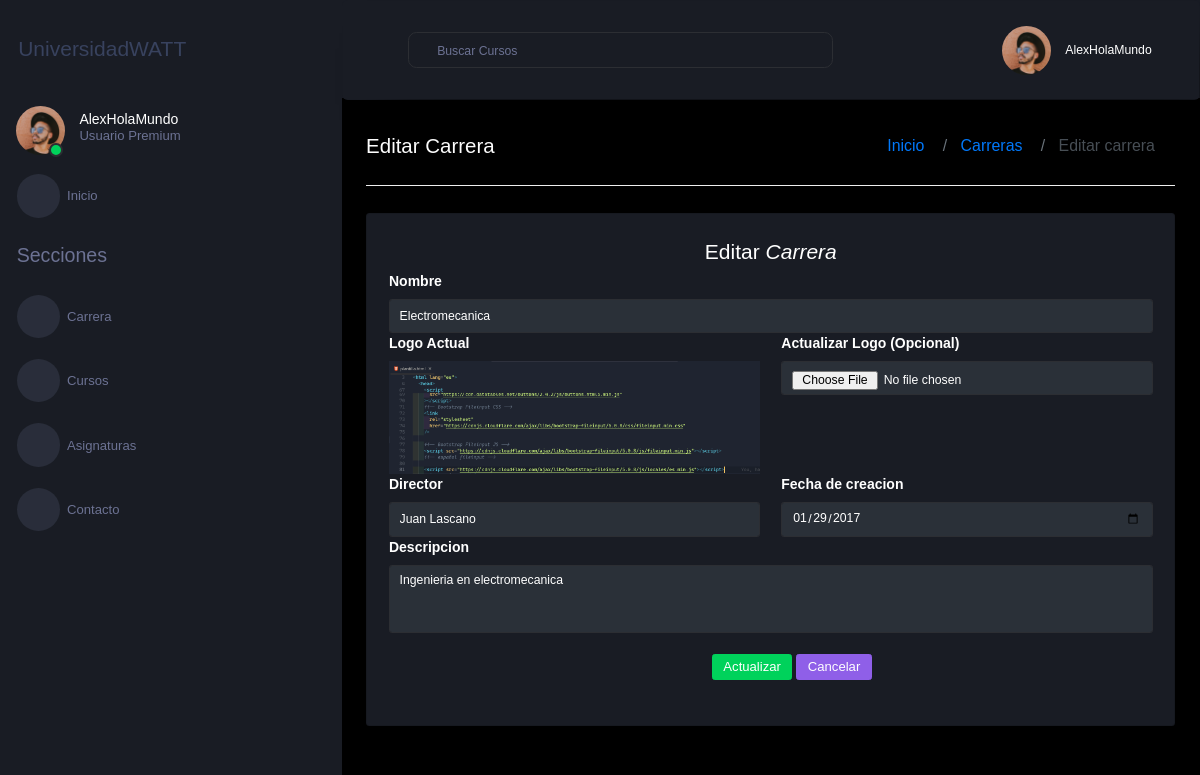
/editarCarrera/8, run on an earlier commit of the app's database.
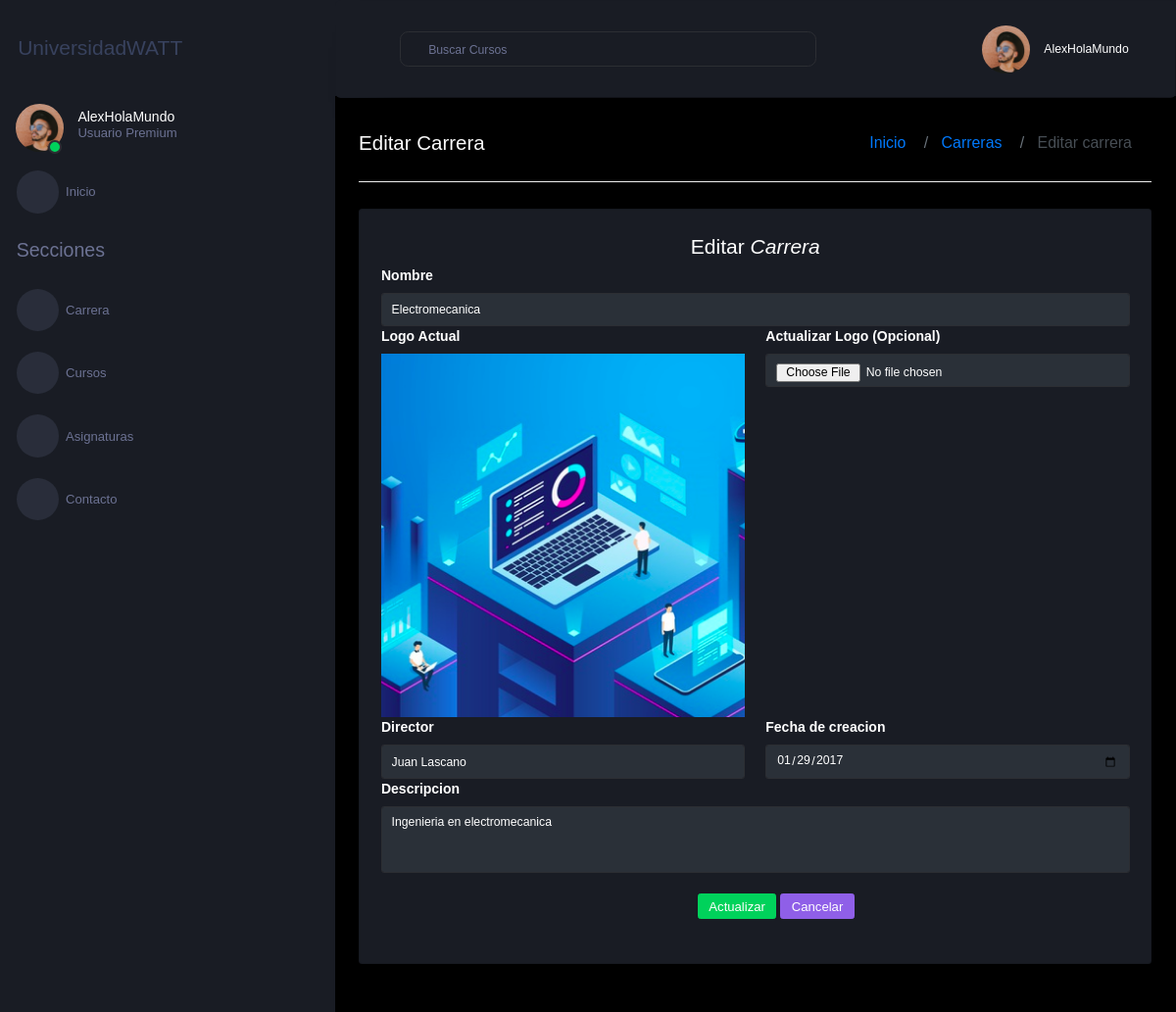
And on a later commit of the database.
### Aplicaciones/MatriculasWATT/models.py (models this page shows, shortened)
class carreraWATT(models.Model):
    idCarreraWATT = models.AutoField(primary_key=True)
    nombreCarreraWATT = models.CharField(max_length=50)
    logoCarreraWATT = models.FileField(upload_to='logos',null=True, blank=True)
    directorCarreraWATT = models.CharField(max_length=50)
    fechaCreacionCarreraWATT = models.DateField()
    descripcionCarreraWATT = models.CharField(max_length=50)

### Aplicaciones/MatriculasWATT/views.py (the view)
# urls.py: path('editarCarrera/<int:id>', views.editarCarrera),
def editarCarrera(request, id):
    carreraEditar=carreraWATT.objects.get(idCarreraWATT=id)
    return render(request, 'editCarrera.html', {
        'carrera': carreraEditar
    })

### Aplicaciones/MatriculasWATT/templates/editCarrera.html (shortened to what the changed rows need)
{%extends './plantilla.html'%} {%block contenido%} {%load static%}
<div class="main-panel">
  <div class="content-wrapper">
    <div class="row">
      <div class="col-md-12 grid-margin stretch-card">
        <div class="card">
          <div class="card-body">
            <form
              id="formCarreraWATT"
              action="/actualizarCarrera/"
              method="POST"
              enctype="multipart/form-data"
            >
              <div class="row">
                <div class="col-md-12">
                  <fieldset>
                    <label for=""> Nombre</label>
                    <input
                      name="nombreCarreraWATT"
                      id="nombreCarreraWATT"
                      value="{{carrera.nombreCarreraWATT}}"
                      type="text"
                      class="form-control"
                      placeholder="Sistemas"
                      required=""
                    />
                  </fieldset>
                </div>
              </div>
              <div class="row">
                <div class="col-md-6">
                  <fieldset>
                    {% if carrera.logoCarreraWATT %}
                    <a href="{{carrera.logoCarreraWATT.url}}" target="_blank"
                      ><img
                        src="{{carrera.logoCarreraWATT.url}}"
                        alt="Logo de la carrera"
                        class="img-fluid"
                    /></a>
                    {% else %}
                    <p>No hay logo</p>
                    {% endif %}
                  </fieldset>
                </div>
              </div>
              <div class="row">
                <div class="col-md-6">
                  <fieldset>
                    <label for="">Director</label>
                    <input
                      name="directorCarreraWATT"
                      id="directorCarreraWATT"
                      value="{{carrera.directorCarreraWATT}}"
                      type="text"
                      class="form-control"
                      placeholder="Mcs. Juan Perez"
                      required=""
                    />
                  </fieldset>
                </div>
                <div class="col-md-6">
                  <fieldset>
                    <label for="">Fecha de creacion</label>
                    <input
                      name="fechaCreacionCarreraWATT"
                      id="fechaCreacionCarreraWATT"
                      value="{{carrera.fechaCreacionCarreraWATT | date:'Y-m-d'}}"
                      type="date"
                      class="form-control"
                      required=""
                    />
                  </fieldset>
                </div>
              </div>
              <div class="row">
                <div class="col-md-12">
                  <fieldset>
                    <label for="">Descripcion</label>
                    <textarea
                      name="descripcionCarreraWATT"
                      id="descripcionCarreraWATT"
                      rows="4"
                      class="form-control"
                      placeholder="Descripcion de la carrera"
                      required=""
                    >
{{carrera.descripcionCarreraWATT}}</textarea
                    >
                  </fieldset>
                </div>
              </div>
            </form>
          </div>
        </div>
      </div>
    </div>
  </div>
</div>
{% endblock contenido %}

What changed in the data, as far as the page shows it:
changed carreraWATT "Electromecanica": logoCarreraWATT: picture removed, a placeholder shows
